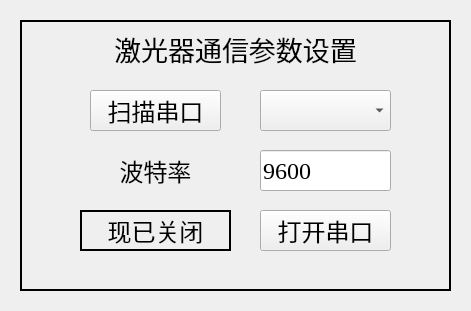
       <widget class="QWidget" name="widgetSetParamComLaser_1" native="true">
        <property name="geometry">
         <rect>
          <x>1120</x>
          <y>100</y>
          <width>471</width>
          <height>311</height>
         </rect>
        </property>
        <widget class="QPushButton" name="pushButtonScanComLaser_1">
         <property name="geometry">
          <rect>
           <x>90</x>
           <y>90</y>
           <width>131</width>
           <height>41</height>
          </rect>
         </property>
         <property name="sizePolicy">
          <sizepolicy hsizetype="Ignored" vsizetype="Ignored">
           <horstretch>0</horstretch>
           <verstretch>0</verstretch>
          </sizepolicy>
         </property>
         <property name="font">
          <font>
           <family>Times New Roman</family>
           <pointsize>18</pointsize>
          </font>
         </property>
         <property name="text">
          <string>扫描串口</string>
         </property>
        </widget>
        <widget class="QComboBox" name="comboBoxSelectComLaser_1">
         <property name="geometry">
          <rect>
           <x>260</x>
           <y>90</y>
           <width>131</width>
           <height>41</height>
          </rect>
         </property>
         <property name="sizePolicy">
          <sizepolicy hsizetype="Ignored" vsizetype="Ignored">
           <horstretch>0</horstretch>
           <verstretch>0</verstretch>
          </sizepolicy>
         </property>
         <property name="font">
          <font>
           <family>Times New Roman</family>
           <pointsize>18</pointsize>
          </font>
         </property>
        </widget>
        <widget class="QLineEdit" name="lineEditBaudRateComLaser_1">
         <property name="geometry">
          <rect>
           <x>260</x>
           <y>150</y>
           <width>131</width>
           <height>41</height>
          </rect>
         </property>
         <property name="sizePolicy">
          <sizepolicy hsizetype="Ignored" vsizetype="Ignored">
           <horstretch>0</horstretch>
           <verstretch>0</verstretch>
          </sizepolicy>
         </property>
         <property name="font">
          <font>
           <family>Times New Roman</family>
           <pointsize>18</pointsize>
          </font>
         </property>
         <property name="text">
          <string>9600</string>
         </property>
        </widget>
        <widget class="QLabel" name="labelHintCurrentBaudComLaser_1">
         <property name="geometry">
          <rect>
           <x>90</x>
           <y>150</y>
           <width>131</width>
           <height>41</height>
          </rect>
         </property>
         <property name="sizePolicy">
          <sizepolicy hsizetype="Ignored" vsizetype="Ignored">
           <horstretch>0</horstretch>
           <verstretch>0</verstretch>
          </sizepolicy>
         </property>
         <property name="font">
          <font>
           <family>Times New Roman</family>
           <pointsize>18</pointsize>
          </font>
         </property>
         <property name="text">
          <string>波特率</string>
         </property>
         <property name="alignment">
          <set>Qt::AlignCenter</set>
         </property>
        </widget>
        <widget class="QLabel" name="labelConnectStateComLaser_1">
         <property name="geometry">
          <rect>
           <x>80</x>
           <y>210</y>
           <width>151</width>
           <height>41</height>
          </rect>
         </property>
         <property name="sizePolicy">
          <sizepolicy hsizetype="Ignored" vsizetype="Ignored">
           <horstretch>0</horstretch>
           <verstretch>0</verstretch>
          </sizepolicy>
         </property>
         <property name="font">
          <font>
           <family>Times New Roman</family>
           <pointsize>18</pointsize>
          </font>
         </property>
         <property name="frameShape">
          <enum>QFrame::WinPanel</enum>
         </property>
         <property name="text">
          <string>现已关闭</string>
         </property>
         <property name="alignment">
          <set>Qt::AlignCenter</set>
         </property>
        </widget>
        <widget class="QPushButton" name="pushButtonOpenComLaser_1">
         <property name="geometry">
          <rect>
           <x>260</x>
           <y>210</y>
           <width>131</width>
           <height>41</height>
          </rect>
         </property>
         <property name="sizePolicy">
          <sizepolicy hsizetype="Ignored" vsizetype="Ignored">
           <horstretch>0</horstretch>
           <verstretch>0</verstretch>
          </sizepolicy>
         </property>
         <property name="font">
          <font>
           <family>Times New Roman</family>
           <pointsize>18</pointsize>
          </font>
         </property>
         <property name="text">
          <string>打开串口</string>
         </property>
        </widget>
        <widget class="QLabel" name="labelBgHintSetComLaser_1">
         <property name="geometry">
          <rect>
           <x>20</x>
           <y>20</y>
           <width>431</width>
           <height>271</height>
          </rect>
         </property>
         <property name="font">
          <font>
           <family>Times New Roman</family>
           <pointsize>20</pointsize>
          </font>
         </property>
         <property name="frameShape">
          <enum>QFrame::WinPanel</enum>
         </property>
         <property name="text">
          <string>激光器通信参数设置</string>
         </property>
         <property name="alignment">
          <set>Qt::AlignHCenter|Qt::AlignTop</set>
         </property>
         <property name="margin">
          <number>10</number>
         </property>
        </widget>
        <zorder>labelBgHintSetComLaser_1</zorder>
        <zorder>pushButtonScanComLaser_1</zorder>
        <zorder>comboBoxSelectComLaser_1</zorder>
        <zorder>lineEditBaudRateComLaser_1</zorder>
        <zorder>labelHintCurrentBaudComLaser_1</zorder>
        <zorder>labelConnectStateComLaser_1</zorder>
        <zorder>pushButtonOpenComLaser_1</zorder>
       </widget>
